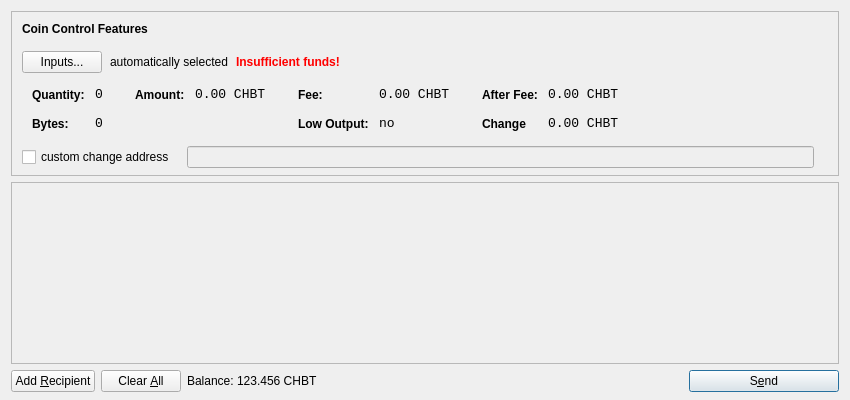
<?xml version="1.0" encoding="UTF-8"?>
<ui version="4.0">
 <class>SendCoinsDialog</class>
 <widget class="QDialog" name="SendCoinsDialog">
  <property name="geometry">
   <rect>
    <x>0</x>
    <y>0</y>
    <width>850</width>
    <height>400</height>
   </rect>
  </property>
  <property name="windowTitle">
   <string>Send Coins</string>
  </property>
  <layout class="QVBoxLayout" name="verticalLayout" stretch="0,1,0">
   <property name="bottomMargin">
    <number>8</number>
   </property>
   <item>
    <widget class="QFrame" name="frameCoinControl">
     <property name="sizePolicy">
      <sizepolicy hsizetype="Expanding" vsizetype="Expanding">
       <horstretch>0</horstretch>
       <verstretch>0</verstretch>
      </sizepolicy>
     </property>
     <property name="maximumSize">
      <size>
       <width>16777215</width>
       <height>16777215</height>
      </size>
     </property>
     <property name="styleSheet">
      <string notr="true"/>
     </property>
     <property name="frameShape">
      <enum>QFrame::StyledPanel</enum>
     </property>
     <property name="frameShadow">
      <enum>QFrame::Sunken</enum>
     </property>
     <layout class="QVBoxLayout" name="verticalLayoutCoinControl2">
      <property name="spacing">
       <number>6</number>
      </property>
      <property name="leftMargin">
       <number>0</number>
      </property>
      <property name="topMargin">
       <number>0</number>
      </property>
      <property name="rightMargin">
       <number>0</number>
      </property>
      <property name="bottomMargin">
       <number>6</number>
      </property>
      <item>
       <layout class="QVBoxLayout" name="verticalLayoutCoinControl" stretch="0,0,0,0,1">
        <property name="spacing">
         <number>0</number>
        </property>
        <property name="leftMargin">
         <number>10</number>
        </property>
        <property name="topMargin">
         <number>10</number>
        </property>
        <item>
         <layout class="QHBoxLayout" name="horizontalLayoutCoinControl1">
          <property name="bottomMargin">
           <number>15</number>
          </property>
          <item>
           <widget class="QLabel" name="labelCoinControlFeatures">
            <property name="sizePolicy">
             <sizepolicy hsizetype="Preferred" vsizetype="Maximum">
              <horstretch>0</horstretch>
              <verstretch>0</verstretch>
             </sizepolicy>
            </property>
            <property name="font">
             <font>
              <weight>75</weight>
              <bold>true</bold>
             </font>
            </property>
            <property name="styleSheet">
             <string notr="true">font-weight:bold;</string>
            </property>
            <property name="text">
             <string>Coin Control Features</string>
            </property>
           </widget>
          </item>
         </layout>
        </item>
        <item>
         <layout class="QHBoxLayout" name="horizontalLayoutCoinControl2" stretch="0,0,0,0">
          <property name="spacing">
           <number>8</number>
          </property>
          <property name="bottomMargin">
           <number>10</number>
          </property>
          <item>
           <widget class="QPushButton" name="pushButtonCoinControl">
            <property name="text">
             <string>Inputs...</string>
            </property>
           </widget>
          </item>
          <item>
           <widget class="QLabel" name="labelCoinControlAutomaticallySelected">
            <property name="text">
             <string>automatically selected</string>
            </property>
            <property name="margin">
             <number>5</number>
            </property>
           </widget>
          </item>
          <item>
           <widget class="QLabel" name="labelCoinControlInsuffFunds">
            <property name="font">
             <font>
              <weight>75</weight>
              <bold>true</bold>
             </font>
            </property>
            <property name="styleSheet">
             <string notr="true">color:red;font-weight:bold;</string>
            </property>
            <property name="text">
             <string>Insufficient funds!</string>
            </property>
            <property name="margin">
             <number>5</number>
            </property>
           </widget>
          </item>
          <item>
           <spacer name="horizontalSpacerCoinControl">
            <property name="orientation">
             <enum>Qt::Horizontal</enum>
            </property>
            <property name="sizeHint" stdset="0">
             <size>
              <width>40</width>
              <height>1</height>
             </size>
            </property>
           </spacer>
          </item>
         </layout>
        </item>
        <item>
         <widget class="QWidget" name="widgetCoinControl" native="true">
          <property name="sizePolicy">
           <sizepolicy hsizetype="Preferred" vsizetype="Preferred">
            <horstretch>0</horstretch>
            <verstretch>0</verstretch>
           </sizepolicy>
          </property>
          <property name="minimumSize">
           <size>
            <width>0</width>
            <height>0</height>
           </size>
          </property>
          <property name="styleSheet">
           <string notr="true"/>
          </property>
          <layout class="QHBoxLayout" name="horizontalLayoutCoinControl5">
           <property name="leftMargin">
            <number>0</number>
           </property>
           <property name="topMargin">
            <number>0</number>
           </property>
           <property name="rightMargin">
            <number>0</number>
           </property>
           <property name="bottomMargin">
            <number>0</number>
           </property>
           <item>
            <layout class="QHBoxLayout" name="horizontalLayoutCoinControl3" stretch="0,0,0,1">
             <property name="spacing">
              <number>20</number>
             </property>
             <property name="topMargin">
              <number>0</number>
             </property>
             <property name="bottomMargin">
              <number>10</number>
             </property>
             <item>
              <layout class="QFormLayout" name="formLayoutCoinControl1">
               <property name="horizontalSpacing">
                <number>10</number>
               </property>
               <property name="verticalSpacing">
                <number>14</number>
               </property>
               <property name="leftMargin">
                <number>10</number>
               </property>
               <property name="topMargin">
                <number>4</number>
               </property>
               <property name="rightMargin">
                <number>6</number>
               </property>
               <item row="0" column="0">
                <widget class="QLabel" name="labelCoinControlQuantityText">
                 <property name="styleSheet">
                  <string notr="true">font-weight:bold;</string>
                 </property>
                 <property name="text">
                  <string>Quantity:</string>
                 </property>
                 <property name="margin">
                  <number>0</number>
                 </property>
                </widget>
               </item>
               <item row="0" column="1">
                <widget class="QLabel" name="labelCoinControlQuantity">
                 <property name="font">
                  <font>
                   <family>Monospace</family>
                   <pointsize>10</pointsize>
                  </font>
                 </property>
                 <property name="cursor">
                  <cursorShape>IBeamCursor</cursorShape>
                 </property>
                 <property name="contextMenuPolicy">
                  <enum>Qt::ActionsContextMenu</enum>
                 </property>
                 <property name="text">
                  <string>0</string>
                 </property>
                 <property name="margin">
                  <number>0</number>
                 </property>
                 <property name="textInteractionFlags">
                  <set>Qt::LinksAccessibleByMouse|Qt::TextSelectableByKeyboard|Qt::TextSelectableByMouse</set>
                 </property>
                </widget>
               </item>
               <item row="1" column="0">
                <widget class="QLabel" name="labelCoinControlBytesText">
                 <property name="styleSheet">
                  <string notr="true">font-weight:bold;</string>
                 </property>
                 <property name="text">
                  <string>Bytes:</string>
                 </property>
                </widget>
               </item>
               <item row="1" column="1">
                <widget class="QLabel" name="labelCoinControlBytes">
                 <property name="font">
                  <font>
                   <family>Monospace</family>
                   <pointsize>10</pointsize>
                  </font>
                 </property>
                 <property name="cursor">
                  <cursorShape>IBeamCursor</cursorShape>
                 </property>
                 <property name="contextMenuPolicy">
                  <enum>Qt::ActionsContextMenu</enum>
                 </property>
                 <property name="text">
                  <string>0</string>
                 </property>
                 <property name="textInteractionFlags">
                  <set>Qt::LinksAccessibleByMouse|Qt::TextSelectableByKeyboard|Qt::TextSelectableByMouse</set>
                 </property>
                </widget>
               </item>
              </layout>
             </item>
             <item>
              <layout class="QFormLayout" name="formLayoutCoinControl2">
               <property name="horizontalSpacing">
                <number>10</number>
               </property>
               <property name="verticalSpacing">
                <number>14</number>
               </property>
               <property name="leftMargin">
                <number>6</number>
               </property>
               <property name="topMargin">
                <number>4</number>
               </property>
               <property name="rightMargin">
                <number>6</number>
               </property>
               <item row="0" column="0">
                <widget class="QLabel" name="labelCoinControlAmountText">
                 <property name="styleSheet">
                  <string notr="true">font-weight:bold;</string>
                 </property>
                 <property name="text">
                  <string>Amount:</string>
                 </property>
                 <property name="margin">
                  <number>0</number>
                 </property>
                </widget>
               </item>
               <item row="0" column="1">
                <widget class="QLabel" name="labelCoinControlAmount">
                 <property name="font">
                  <font>
                   <family>Monospace</family>
                   <pointsize>10</pointsize>
                  </font>
                 </property>
                 <property name="cursor">
                  <cursorShape>IBeamCursor</cursorShape>
                 </property>
                 <property name="contextMenuPolicy">
                  <enum>Qt::ActionsContextMenu</enum>
                 </property>
                 <property name="text">
                  <string notr="true">0.00 CHBT</string>
                 </property>
                 <property name="textInteractionFlags">
                  <set>Qt::LinksAccessibleByMouse|Qt::TextSelectableByKeyboard|Qt::TextSelectableByMouse</set>
                 </property>
                </widget>
               </item>
              </layout>
             </item>
             <item>
              <layout class="QFormLayout" name="formLayoutCoinControl3">
               <property name="horizontalSpacing">
                <number>10</number>
               </property>
               <property name="verticalSpacing">
                <number>14</number>
               </property>
               <property name="leftMargin">
                <number>6</number>
               </property>
               <property name="topMargin">
                <number>4</number>
               </property>
               <property name="rightMargin">
                <number>6</number>
               </property>
               <item row="0" column="0">
                <widget class="QLabel" name="labelCoinControlFeeText">
                 <property name="styleSheet">
                  <string notr="true">font-weight:bold;</string>
                 </property>
                 <property name="text">
                  <string>Fee:</string>
                 </property>
                 <property name="margin">
                  <number>0</number>
                 </property>
                </widget>
               </item>
               <item row="0" column="1">
                <widget class="QLabel" name="labelCoinControlFee">
                 <property name="font">
                  <font>
                   <family>Monospace</family>
                   <pointsize>10</pointsize>
                  </font>
                 </property>
                 <property name="cursor">
                  <cursorShape>IBeamCursor</cursorShape>
                 </property>
                 <property name="contextMenuPolicy">
                  <enum>Qt::ActionsContextMenu</enum>
                 </property>
                 <property name="text">
                  <string notr="true">0.00 CHBT</string>
                 </property>
                 <property name="textInteractionFlags">
                  <set>Qt::LinksAccessibleByMouse|Qt::TextSelectableByKeyboard|Qt::TextSelectableByMouse</set>
                 </property>
                </widget>
               </item>
               <item row="1" column="0">
                <widget class="QLabel" name="labelCoinControlLowOutputText">
                 <property name="styleSheet">
                  <string notr="true">font-weight:bold;</string>
                 </property>
                 <property name="text">
                  <string>Low Output:</string>
                 </property>
                </widget>
               </item>
               <item row="1" column="1">
                <widget class="QLabel" name="labelCoinControlLowOutput">
                 <property name="font">
                  <font>
                   <family>Monospace</family>
                   <pointsize>10</pointsize>
                  </font>
                 </property>
                 <property name="cursor">
                  <cursorShape>IBeamCursor</cursorShape>
                 </property>
                 <property name="contextMenuPolicy">
                  <enum>Qt::ActionsContextMenu</enum>
                 </property>
                 <property name="text">
                  <string>no</string>
                 </property>
                 <property name="textInteractionFlags">
                  <set>Qt::LinksAccessibleByMouse|Qt::TextSelectableByKeyboard|Qt::TextSelectableByMouse</set>
                 </property>
                </widget>
               </item>
              </layout>
             </item>
             <item>
              <layout class="QFormLayout" name="formLayoutCoinControl4">
               <property name="horizontalSpacing">
                <number>10</number>
               </property>
               <property name="verticalSpacing">
                <number>14</number>
               </property>
               <property name="leftMargin">
                <number>6</number>
               </property>
               <property name="topMargin">
                <number>4</number>
               </property>
               <property name="rightMargin">
                <number>6</number>
               </property>
               <item row="0" column="0">
                <widget class="QLabel" name="labelCoinControlAfterFeeText">
                 <property name="styleSheet">
                  <string notr="true">font-weight:bold;</string>
                 </property>
                 <property name="text">
                  <string>After Fee:</string>
                 </property>
                 <property name="margin">
                  <number>0</number>
                 </property>
                </widget>
               </item>
               <item row="0" column="1">
                <widget class="QLabel" name="labelCoinControlAfterFee">
                 <property name="font">
                  <font>
                   <family>Monospace</family>
                   <pointsize>10</pointsize>
                  </font>
                 </property>
                 <property name="cursor">
                  <cursorShape>IBeamCursor</cursorShape>
                 </property>
                 <property name="contextMenuPolicy">
                  <enum>Qt::ActionsContextMenu</enum>
                 </property>
                 <property name="text">
                  <string notr="true">0.00 CHBT</string>
                 </property>
                 <property name="textInteractionFlags">
                  <set>Qt::LinksAccessibleByMouse|Qt::TextSelectableByKeyboard|Qt::TextSelectableByMouse</set>
                 </property>
                </widget>
               </item>
               <item row="1" column="0">
                <widget class="QLabel" name="labelCoinControlChangeText">
                 <property name="styleSheet">
                  <string notr="true">font-weight:bold;</string>
                 </property>
                 <property name="text">
                  <string>Change</string>
                 </property>
                </widget>
               </item>
               <item row="1" column="1">
                <widget class="QLabel" name="labelCoinControlChange">
                 <property name="font">
                  <font>
                   <family>Monospace</family>
                   <pointsize>10</pointsize>
                  </font>
                 </property>
                 <property name="cursor">
                  <cursorShape>IBeamCursor</cursorShape>
                 </property>
                 <property name="contextMenuPolicy">
                  <enum>Qt::ActionsContextMenu</enum>
                 </property>
                 <property name="text">
                  <string notr="true">0.00 CHBT</string>
                 </property>
                 <property name="textInteractionFlags">
                  <set>Qt::LinksAccessibleByMouse|Qt::TextSelectableByKeyboard|Qt::TextSelectableByMouse</set>
                 </property>
                </widget>
               </item>
              </layout>
             </item>
            </layout>
           </item>
          </layout>
         </widget>
        </item>
        <item>
         <layout class="QHBoxLayout" name="horizontalLayoutCoinControl4" stretch="0,0,0">
          <property name="spacing">
           <number>12</number>
          </property>
          <property name="sizeConstraint">
           <enum>QLayout::SetDefaultConstraint</enum>
          </property>
          <property name="topMargin">
           <number>5</number>
          </property>
          <property name="rightMargin">
           <number>5</number>
          </property>
          <item>
           <widget class="QCheckBox" name="checkBoxCoinControlChange">
            <property name="text">
             <string>custom change address</string>
            </property>
           </widget>
          </item>
          <item>
           <widget class="QLineEdit" name="lineEditCoinControlChange">
            <property name="enabled">
             <bool>false</bool>
            </property>
            <property name="sizePolicy">
             <sizepolicy hsizetype="Expanding" vsizetype="Fixed">
              <horstretch>0</horstretch>
              <verstretch>0</verstretch>
             </sizepolicy>
            </property>
           </widget>
          </item>
          <item>
           <widget class="QLabel" name="labelCoinControlChangeLabel">
            <property name="sizePolicy">
             <sizepolicy hsizetype="Preferred" vsizetype="Expanding">
              <horstretch>0</horstretch>
              <verstretch>0</verstretch>
             </sizepolicy>
            </property>
            <property name="minimumSize">
             <size>
              <width>0</width>
              <height>0</height>
             </size>
            </property>
            <property name="text">
             <string/>
            </property>
            <property name="margin">
             <number>3</number>
            </property>
           </widget>
          </item>
         </layout>
        </item>
        <item>
         <spacer name="verticalSpacerCoinControl">
          <property name="orientation">
           <enum>Qt::Vertical</enum>
          </property>
          <property name="sizeHint" stdset="0">
           <size>
            <width>800</width>
            <height>1</height>
           </size>
          </property>
         </spacer>
        </item>
       </layout>
      </item>
     </layout>
    </widget>
   </item>
   <item>
    <widget class="QScrollArea" name="scrollArea">
     <property name="widgetResizable">
      <bool>true</bool>
     </property>
     <widget class="QWidget" name="scrollAreaWidgetContents">
      <property name="geometry">
       <rect>
        <x>0</x>
        <y>0</y>
        <width>830</width>
        <height>172</height>
       </rect>
      </property>
      <layout class="QVBoxLayout" name="verticalLayout_2">
       <property name="leftMargin">
        <number>0</number>
       </property>
       <property name="topMargin">
        <number>0</number>
       </property>
       <property name="rightMargin">
        <number>0</number>
       </property>
       <property name="bottomMargin">
        <number>0</number>
       </property>
       <item>
        <layout class="QVBoxLayout" name="entries">
         <property name="spacing">
          <number>6</number>
         </property>
        </layout>
       </item>
       <item>
        <spacer name="verticalSpacer">
         <property name="orientation">
          <enum>Qt::Vertical</enum>
         </property>
         <property name="sizeHint" stdset="0">
          <size>
           <width>20</width>
           <height>40</height>
          </size>
         </property>
        </spacer>
       </item>
      </layout>
     </widget>
    </widget>
   </item>
   <item>
    <layout class="QHBoxLayout" name="horizontalLayout">
     <item>
      <widget class="QPushButton" name="addButton">
       <property name="toolTip">
        <string>Send to multiple recipients at once</string>
       </property>
       <property name="text">
        <string>Add &amp;Recipient</string>
       </property>
       <property name="autoDefault">
        <bool>false</bool>
       </property>
      </widget>
     </item>
     <item>
      <widget class="QPushButton" name="clearButton">
       <property name="sizePolicy">
        <sizepolicy hsizetype="Minimum" vsizetype="Fixed">
         <horstretch>0</horstretch>
         <verstretch>0</verstretch>
        </sizepolicy>
       </property>
       <property name="toolTip">
        <string>Remove all transaction fields</string>
       </property>
       <property name="text">
        <string>Clear &amp;All</string>
       </property>
       <property name="autoRepeatDelay">
        <number>300</number>
       </property>
       <property name="autoDefault">
        <bool>false</bool>
       </property>
      </widget>
     </item>
     <item>
      <layout class="QHBoxLayout" name="horizontalLayout_2">
       <property name="spacing">
        <number>3</number>
       </property>
       <item>
        <widget class="QLabel" name="label">
         <property name="sizePolicy">
          <sizepolicy hsizetype="Preferred" vsizetype="Fixed">
           <horstretch>0</horstretch>
           <verstretch>0</verstretch>
          </sizepolicy>
         </property>
         <property name="text">
          <string>Balance:</string>
         </property>
        </widget>
       </item>
       <item>
        <widget class="QLabel" name="labelBalance">
         <property name="sizePolicy">
          <sizepolicy hsizetype="Preferred" vsizetype="Fixed">
           <horstretch>0</horstretch>
           <verstretch>0</verstretch>
          </sizepolicy>
         </property>
         <property name="cursor">
          <cursorShape>IBeamCursor</cursorShape>
         </property>
         <property name="text">
          <string notr="true">123.456 CHBT</string>
         </property>
         <property name="textInteractionFlags">
          <set>Qt::LinksAccessibleByMouse|Qt::TextSelectableByKeyboard|Qt::TextSelectableByMouse</set>
         </property>
        </widget>
       </item>
      </layout>
     </item>
     <item>
      <spacer name="horizontalSpacer">
       <property name="orientation">
        <enum>Qt::Horizontal</enum>
       </property>
       <property name="sizeHint" stdset="0">
        <size>
         <width>40</width>
         <height>20</height>
        </size>
       </property>
      </spacer>
     </item>
     <item>
      <widget class="QPushButton" name="sendButton">
       <property name="minimumSize">
        <size>
         <width>150</width>
         <height>0</height>
        </size>
       </property>
       <property name="toolTip">
        <string>Confirm the send action</string>
       </property>
       <property name="text">
        <string>S&amp;end</string>
       </property>
       <property name="icon">
        <iconset resource="../bitcoin.qrc">
         <normaloff>:/icons/send</normaloff>:/icons/send</iconset>
       </property>
       <property name="default">
        <bool>true</bool>
       </property>
      </widget>
     </item>
    </layout>
   </item>
  </layout>
 </widget>
 <resources>
  <include location="../bitcoin.qrc"/>
 </resources>
 <connections/>
</ui>
